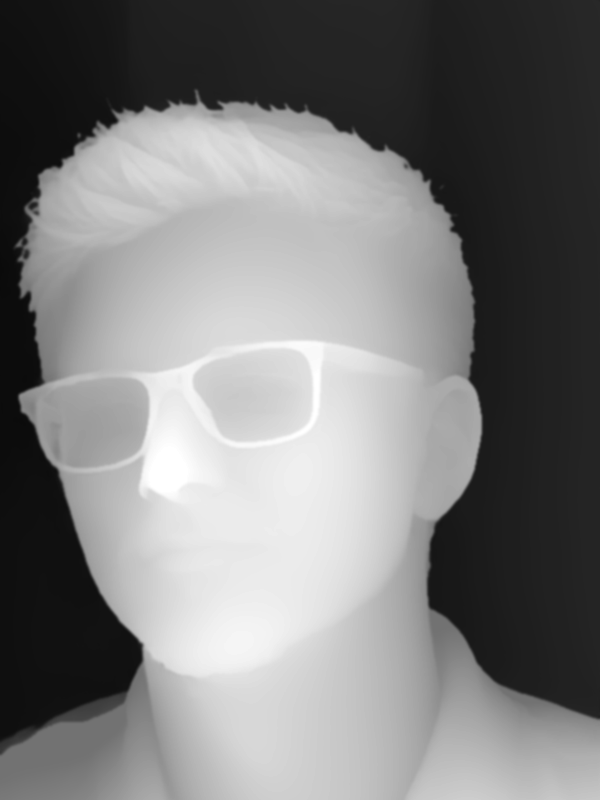

The script that saved this image:
"""Depth map for the hologram: Depth Anything V2 (small) on Maik's portrait, contrast stretched on the person."""
import sys
import numpy as np
from PIL import Image, ImageFilter
from transformers import pipeline

src = sys.argv[1]  # e.g. ../R005-gleicher-look/img/portrait_front.jpg (1080x1920)
d = pipeline("depth-estimation", model="depth-anything/Depth-Anything-V2-Small-hf")(Image.open(src))["depth"]
d = np.asarray(d.convert("L").crop((0, 0, 1080, 1440)).resize((600, 800), Image.LANCZOS), dtype=np.float32) / 255
fg = d > 0.38
lo, hi = np.percentile(d[fg], [2, 99.5])
out = np.where(fg, .45 + .55 * np.clip((d - lo) / (hi - lo), 0, 1) ** 1.2, d * .75)
Image.fromarray((out * 255).astype(np.uint8)).filter(ImageFilter.GaussianBlur(1.2)).save("depth.png")
Image.open(src).convert("L").crop((0, 0, 1080, 1440)).resize((600, 800), Image.LANCZOS).save("photo.png")
